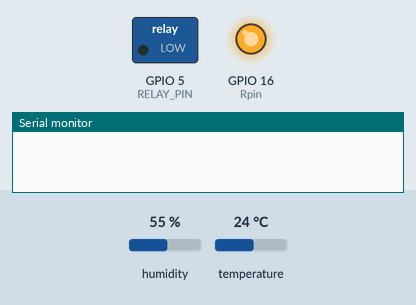
Simulated run of this sketch. Board: ESP8266 (NodeMCU). Parts: switched loads named in the sketch (green lamp = pin HIGH), output pins drawn as LEDs (lit = HIGH), the last lines printed to the serial monitor. The test bench sets the inputs (shaded band); at power-on: humidity 55 %, temperature 24 °C.

Above: at 0.1 s.
At 1.6 s:
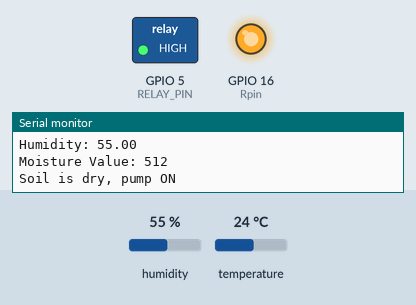
Timing chart, 0 to 8.0 s (numbered marks = the images above):
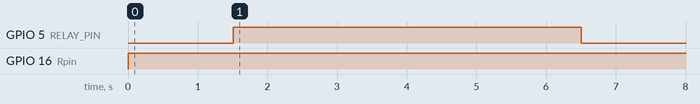

The sketch:

sketch_withoutwifi.ino
```cpp
#include <ESP8266WiFi.h>
#include <DHT.h>

#define DHTPIN 4
#define DHTTYPE DHT22
#define MOISTURE_PIN A0
#define RELAY_PIN 5
#define Rpin 16
#define THRESHOLD 680
#define TEMP_OFFSET 0.0
int i;
/*#define WIFI_SSID "iQOOZ6"
#define WIFI_PASSWORD "!@#$%^&*()-w"
#define THINGSPEAK_API_KEY "9QDYEUK0UWJEEYGV"
#define THINGSPEAK_SERVER "api.thingspeak.com"*/

DHT dht(DHTPIN, DHTTYPE);

void setup() {

  pinMode(RELAY_PIN, OUTPUT);
  pinMode(Rpin, OUTPUT);
  Serial.begin(115200);
  dht.begin();
  /*WiFi.begin(WIFI_SSID, WIFI_PASSWORD);
  while (WiFi.status() != WL_CONNECTED) {
    delay(1000);
    Serial.println("Connecting to WiFi...");
  }
  Serial.println("Connected to WiFi");*/
}

void loop() {
  digitalWrite(Rpin, LOW);
  dht.begin();
  float temperature = dht.readTemperature() + TEMP_OFFSET;
  digitalWrite(Rpin, HIGH);
  delay(500);
  digitalWrite(Rpin, LOW);
  float humidity = dht.readHumidity();
  digitalWrite(Rpin, HIGH);
  delay(500);
  digitalWrite(Rpin, LOW);
  int moistureValue = analogRead(MOISTURE_PIN);
  moistureValue = 1024-moistureValue;
  digitalWrite(Rpin, HIGH);
  delay(500);
  digitalWrite(Rpin, LOW);

  if (isnan(temperature) || isnan(humidity)) {
    Serial.println("Failed to read from DHT sensor!");
    return;
  }
  Serial.print("Temperature: ");
  Serial.print(temperature);
  Serial.println(" °C");
  Serial.print("Humidity: ");
  Serial.println(humidity);
  digitalWrite(Rpin, HIGH);

  /*String url = String("/update?api_key=") + THINGSPEAK_API_KEY + "&field1=" + String(temperature) + "&field2=" + String(humidity) + "&field3=" + String(moistureValue);
  sendToThingSpeak(url);*/

  Serial.print("Moisture Value: ");
  Serial.println(moistureValue);

  if (moistureValue < THRESHOLD) {
   pumpLoop: Serial.println("Soil is dry, pump ON");
    digitalWrite(RELAY_PIN, HIGH);
    delay(5000);
    Serial.println("pump OFF");
    digitalWrite(RELAY_PIN, LOW);
    delay(300000);
     moistureValue = analogRead(MOISTURE_PIN);
     moistureValue = 1024-moistureValue;
    if (moistureValue < THRESHOLD)
    goto pumpLoop;
    else{
    Serial.println("Soil is wet, pump OFF");
    goto dfinal;
    }
  } else {
    Serial.println("Soil is wet, pump OFF");
    digitalWrite(RELAY_PIN, LOW);

  }

  dfinal: for(i=1;i<=36;i++){
    digitalWrite(Rpin, LOW);
    temperature = dht.readTemperature() + TEMP_OFFSET;
    humidity = dht.readHumidity();
    moistureValue = analogRead(MOISTURE_PIN);
    moistureValue = 1024-moistureValue;
    Serial.print("Temperature: ");
    Serial.print(temperature);
    Serial.println(" °C");
    Serial.print("Humidity: ");
    Serial.println(humidity);
    digitalWrite(Rpin, HIGH);
    Serial.print("Moisture Value: ");
    Serial.println(moistureValue);
    digitalWrite(Rpin, HIGH);
    //String url = String("/update?api_key=") + THINGSPEAK_API_KEY + "&field1=" + String(temperature) + "&field2=" + String(humidity) + "&field3=" + String(moistureValue);
    //sendToThingSpeak(url);
    delay(600000);
  }


}

/*void sendToThingSpeak(String url) {
  WiFiClient client;
  if (!client.connect(THINGSPEAK_SERVER, 80)) {
    Serial.println("Connection failed");
    return;
  }
  client.print(String("GET ") + url + " HTTP/1.1\r\n" +
               "Host: " + THINGSPEAK_SERVER + "\r\n" +
               "Connection: close\r\n\r\n");
  delay(500);
  while (client.available()) {
    String line = client.readStringUntil('\r');
    Serial.print(line);
  }
}*/
```

Measured:
- by itself, GPIO 5 (RELAY_PIN): LOW → HIGH at 1.5 s, → LOW 5.0 s later
- by itself, GPIO 16 (Rpin): LOW → HIGH at 0.01 s
